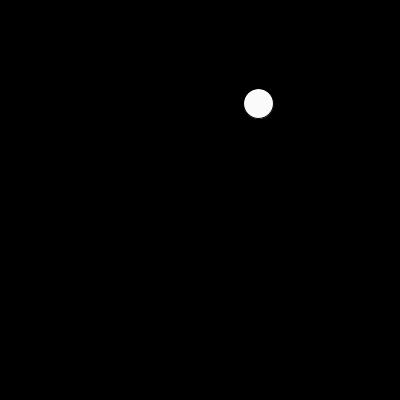
Frame 1 (no input)
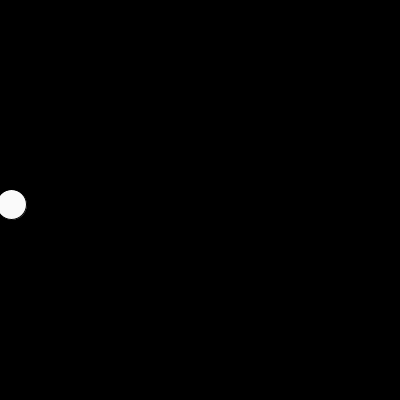
Frame 60 (the mouse pressed at the canvas centre just before this capture)
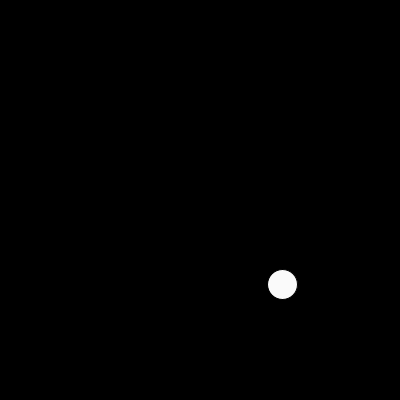
Frame 120 (the mouse held since frame 60 and released just before this capture)

The Processing sketch that drew these frames (run headless with seeded random() and noise(); from frame 60 on, the mouse is pressed at the canvas centre):

// Processing sketch: exo2question1
// ── exo2question1.pde
// CNAM - MUX101 - P. Cubaud
// animation sans generation sonore

PVector pballe; // position de la balle
PVector vballe; // vitesse de la balle

void setup(){
  size(400,400);
  pballe = new PVector(random(0,width),random(0,height));
  vballe = new PVector(random(-10,+10),random(-10,+10));
}

void draw(){
  background(0);
  fill(250);
  ellipse(pballe.x,pballe.y,30,30);
  // test collision avec les bords de l'ecran
  if (pballe.x < 0) {
    pballe.x = 0;
    vballe.x *= -1;
  }
  if (pballe.x > width) {
    pballe.x = width;
    vballe.x *= -1;
  }  
  if (pballe.y < 0) {
    pballe.y = 0;
    vballe.y *= -1;
  }
  if (pballe.y > height) {
    pballe.y = height;
    vballe.y *= -1;
  }  
  pballe.x += vballe.x;
  pballe.y += vballe.y;
}

void keyPressed(){
  pballe = new PVector(random(0,width),random(0,height));
  vballe = new PVector(random(-10,+10),random(-10,+10));
}
